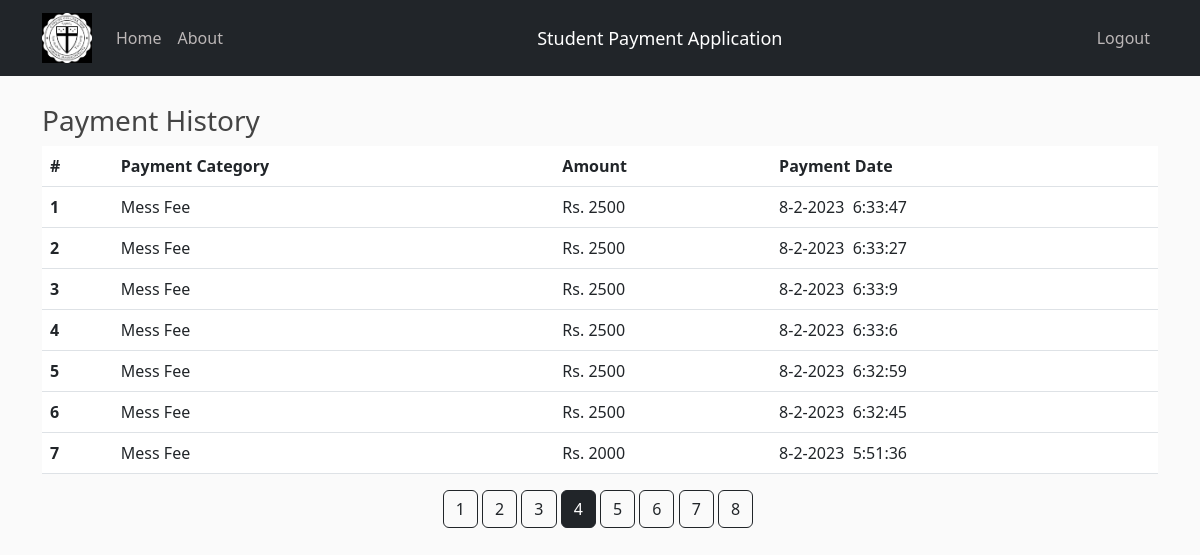
The page /reports?page=4 (signed in) on the database its author committed.
### PaymentApplication/models.py (models this page shows, shortened)
class Transaction(db.Model, UserMixin):
    id = db.Column(db.Integer, primary_key=True)
    user_id = db.Column(db.Integer, db.ForeignKey('user.id'), nullable=False)
    type = db.Column(db.String(100), nullable=False)
    amount = db.Column(db.Integer, nullable=False)
    date = db.Column(db.DateTime, nullable=False, default=datetime.now)

### PaymentApplication/routes.py (the view)
@app.route('/reports', methods=['GET'])
@login_required
def reports():
    page=request.args.get('page', 1, type=int)
    t = Transaction.query.order_by(Transaction.date.desc()).filter_by(user_id=current_user.id).paginate(page=page,per_page=7)
    return render_template('report.html', t=t)

### PaymentApplication/models.py (called while the page is built)
@login_manager.user_loader
def load_user(user_id):
    return User.query.get(int(user_id))

### PaymentApplication/templates/report.html (shortened to what this page needs)
{% extends "layout.html" %}
{% block content %}
<div>
    <h3>Payment History</h3>
</div>
<br>
<div>
    <table class="table">
        <thead>
            <tr>
                <th scope="col">#</th>
                <th scope="col">Payment Category</th>
                <th scope="col">Amount</th>
                <th scope="col">Payment Date</th>
            </tr>
        </thead>
        <tbody>
            {% for tr in t.items %}
            <tr>
                <th scope="row">{{loop.index}}</th>
                <td>{{tr.type}} Fee</td>
                <td>Rs. {{tr.amount}}</td>
                <td>{{tr.date.day}}-{{tr.date.month}}-{{tr.date.year}}&nbsp;&nbsp;{{tr.date.hour}}:{{tr.date.minute}}:{{tr.date.second}}</td>
            </tr>
            {% endfor %}
        </tbody>
    </table>
</div>
    <div style="justify-content:center;display:flex" >
         {% for num in t.iter_pages() %}
           {% if num %}
                {% if t.page == num %}
                <a class="btn btn-dark mb-4"href="{{ url_for('reports',page=num) }}">{{ num }}</a>
                {% else %}
                <a class="btn btn-outline-dark mb-4"href="{{ url_for('reports',page=num) }}">{{ num }}</a>
                {% endif %}
           {% endif %}
         {% endfor %}
    </div>
{% endblock content %}

### PaymentApplication/static/main.css (style rules this page uses)
body { background: #fafafa; color: #333333; margin-top: 5rem; }
h1, h2, h3, h4, h5, h6 { color: #444444; }

### rows shown on the page
Transaction: type "Mess", amount "2500", date.day "8", date.month "2", date.year "2023", date.hour "6", date.minute "33", date.second "47"
Transaction: type "Mess", amount "2500", date.day "8", date.month "2", date.year "2023", date.hour "6", date.minute "33", date.second "27"
Transaction: type "Mess", amount "2500", date.day "8", date.month "2", date.year "2023", date.hour "6", date.minute "33", date.second "9"
Transaction: type "Mess", amount "2500", date.day "8", date.month "2", date.year "2023", date.hour "6", date.minute "33", date.second "6"
Transaction: type "Mess", amount "2500", date.day "8", date.month "2", date.year "2023", date.hour "6", date.minute "32", date.second "59"
Transaction: type "Mess", amount "2500", date.day "8", date.month "2", date.year "2023", date.hour "6", date.minute "32", date.second "45"
Transaction: type "Mess", amount "2000", date.day "8", date.month "2", date.year "2023", date.hour "5", date.minute "51", date.second "36"

### other values the page prints
{{ num }} "1" "2" "3" "5" "6" "7" "8"
{{ num }} "4"
